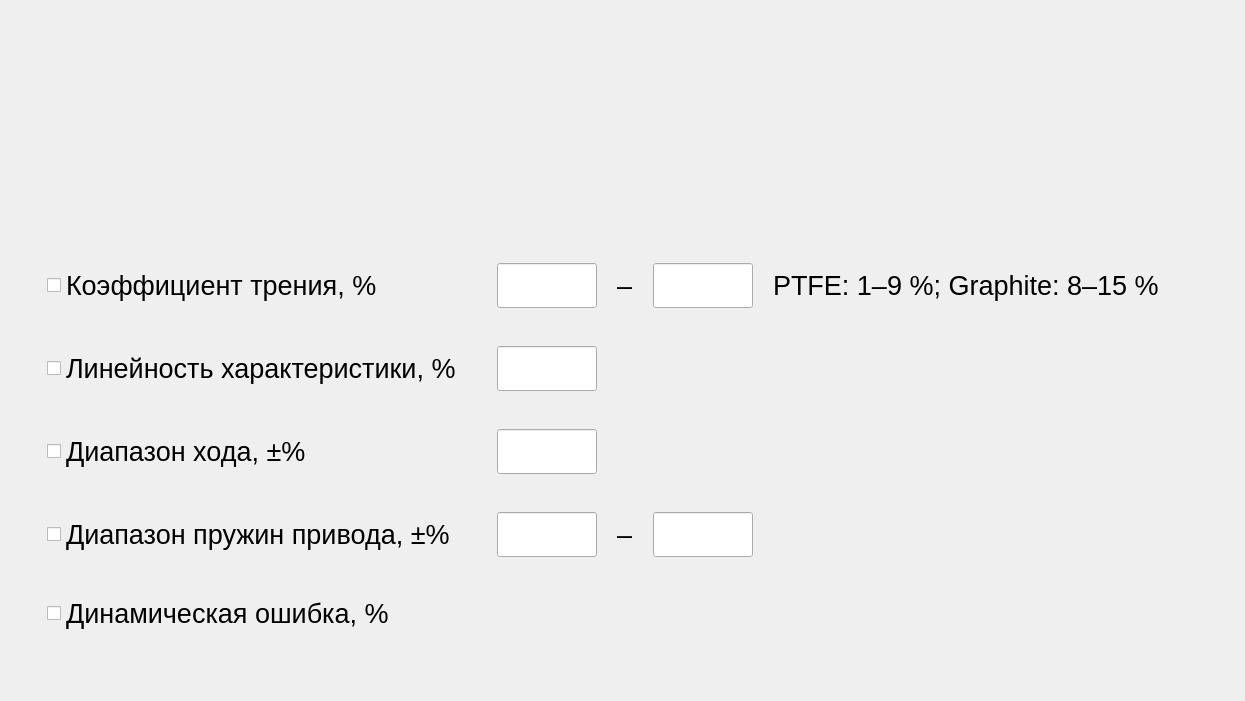
     <widget class="QWidget" name="tab_passFail">
      <attribute name="title">
       <string>Pass | Fail</string>
      </attribute>
      <layout class="QHBoxLayout" name="horizontalLayout_7">
       <item>
        <spacer name="horizontalSpacer_2">
         <property name="orientation">
          <enum>Qt::Orientation::Horizontal</enum>
         </property>
         <property name="sizeHint" stdset="0">
          <size>
           <width>18</width>
           <height>20</height>
          </size>
         </property>
        </spacer>
       </item>
       <item>
        <layout class="QVBoxLayout" name="verticalLayout_4">
         <item>
          <spacer name="verticalSpacer_2">
           <property name="orientation">
            <enum>Qt::Orientation::Vertical</enum>
           </property>
           <property name="sizeHint" stdset="0">
            <size>
             <width>20</width>
             <height>234</height>
            </size>
           </property>
          </spacer>
         </item>
         <item>
          <widget class="QWidget" name="widget_groupCrossingLimits" native="true">
           <layout class="QVBoxLayout" name="verticalLayout_3">
            <property name="spacing">
             <number>20</number>
            </property>
            <item>
             <widget class="QWidget" name="widget_crossingLimits_coefficientFriction" native="true">
              <property name="font">
               <font>
                <pointsize>20</pointsize>
               </font>
              </property>
              <layout class="QHBoxLayout" name="horizontalLayout_3">
               <property name="spacing">
                <number>20</number>
               </property>
               <item>
                <widget class="QCheckBox" name="checkBox_crossingLimits_coefficientFriction">
                 <property name="sizePolicy">
                  <sizepolicy hsizetype="Expanding" vsizetype="Fixed">
                   <horstretch>0</horstretch>
                   <verstretch>0</verstretch>
                  </sizepolicy>
                 </property>
                 <property name="minimumSize">
                  <size>
                   <width>430</width>
                   <height>0</height>
                  </size>
                 </property>
                 <property name="maximumSize">
                  <size>
                   <width>430</width>
                   <height>16777215</height>
                  </size>
                 </property>
                 <property name="font">
                  <font>
                   <pointsize>20</pointsize>
                  </font>
                 </property>
                 <property name="text">
                  <string>Коэффициент трения, %</string>
                 </property>
                </widget>
               </item>
               <item>
                <widget class="QLineEdit" name="lineEdit_crossingLimits_coefficientFriction_lower">
                 <property name="sizePolicy">
                  <sizepolicy hsizetype="Preferred" vsizetype="Fixed">
                   <horstretch>0</horstretch>
                   <verstretch>0</verstretch>
                  </sizepolicy>
                 </property>
                 <property name="minimumSize">
                  <size>
                   <width>100</width>
                   <height>0</height>
                  </size>
                 </property>
                 <property name="maximumSize">
                  <size>
                   <width>100</width>
                   <height>16777215</height>
                  </size>
                 </property>
                 <property name="font">
                  <font>
                   <pointsize>20</pointsize>
                  </font>
                 </property>
                 <property name="focusPolicy">
                  <enum>Qt::FocusPolicy::ClickFocus</enum>
                 </property>
                 <property name="styleSheet">
                  <string notr="true">padding: 5px 10px;</string>
                 </property>
                 <property name="alignment">
                  <set>Qt::AlignmentFlag::AlignCenter</set>
                 </property>
                </widget>
               </item>
               <item>
                <widget class="QLabel" name="label_crossingLimits_coefficientFriction_split">
                 <property name="font">
                  <font>
                   <pointsize>20</pointsize>
                  </font>
                 </property>
                 <property name="text">
                  <string>–</string>
                 </property>
                </widget>
               </item>
               <item>
                <widget class="QLineEdit" name="lineEdit_crossingLimits_coefficientFriction_upper">
                 <property name="sizePolicy">
                  <sizepolicy hsizetype="Preferred" vsizetype="Fixed">
                   <horstretch>0</horstretch>
                   <verstretch>0</verstretch>
                  </sizepolicy>
                 </property>
                 <property name="minimumSize">
                  <size>
                   <width>100</width>
                   <height>0</height>
                  </size>
                 </property>
                 <property name="maximumSize">
                  <size>
                   <width>100</width>
                   <height>16777215</height>
                  </size>
                 </property>
                 <property name="font">
                  <font>
                   <pointsize>20</pointsize>
                  </font>
                 </property>
                 <property name="focusPolicy">
                  <enum>Qt::FocusPolicy::ClickFocus</enum>
                 </property>
                 <property name="styleSheet">
                  <string notr="true">padding: 5px 10px;</string>
                 </property>
                 <property name="alignment">
                  <set>Qt::AlignmentFlag::AlignCenter</set>
                 </property>
                </widget>
               </item>
               <item>
                <widget class="QLabel" name="label_crossingLimits_coefficientFriction_info">
                 <property name="font">
                  <font>
                   <pointsize>20</pointsize>
                  </font>
                 </property>
                 <property name="text">
                  <string>PTFE: 1–9 %; Graphite: 8–15 %</string>
                 </property>
                </widget>
               </item>
               <item>
                <spacer name="horizontalSpacer_coefficientFriction">
                 <property name="font">
                  <font>
                   <pointsize>20</pointsize>
                  </font>
                 </property>
                 <property name="orientation">
                  <enum>Qt::Orientation::Horizontal</enum>
                 </property>
                 <property name="sizeHint" stdset="0">
                  <size>
                   <width>40</width>
                   <height>20</height>
                  </size>
                 </property>
                </spacer>
               </item>
              </layout>
             </widget>
            </item>
            <item>
             <widget class="QWidget" name="widget_crossingLimits_linearCharacteristic" native="true">
              <property name="font">
               <font>
                <pointsize>20</pointsize>
               </font>
              </property>
              <layout class="QHBoxLayout" name="horizontalLayout_2">
               <property name="spacing">
                <number>20</number>
               </property>
               <item>
                <widget class="QCheckBox" name="checkBox_crossingLimits_linearCharacteristic">
                 <property name="sizePolicy">
                  <sizepolicy hsizetype="Expanding" vsizetype="Fixed">
                   <horstretch>0</horstretch>
                   <verstretch>0</verstretch>
                  </sizepolicy>
                 </property>
                 <property name="minimumSize">
                  <size>
                   <width>430</width>
                   <height>0</height>
                  </size>
                 </property>
                 <property name="maximumSize">
                  <size>
                   <width>430</width>
                   <height>16777215</height>
                  </size>
                 </property>
                 <property name="font">
                  <font>
                   <pointsize>20</pointsize>
                  </font>
                 </property>
                 <property name="text">
                  <string>Линейность характеристики, %</string>
                 </property>
                </widget>
               </item>
               <item>
                <widget class="QLineEdit" name="lineEdit_crossingLimits_linearCharacteristic">
                 <property name="sizePolicy">
                  <sizepolicy hsizetype="Preferred" vsizetype="Fixed">
                   <horstretch>0</horstretch>
                   <verstretch>0</verstretch>
                  </sizepolicy>
                 </property>
                 <property name="minimumSize">
                  <size>
                   <width>100</width>
                   <height>0</height>
                  </size>
                 </property>
                 <property name="maximumSize">
                  <size>
                   <width>100</width>
                   <height>16777215</height>
                  </size>
                 </property>
                 <property name="font">
                  <font>
                   <pointsize>20</pointsize>
                  </font>
                 </property>
                 <property name="focusPolicy">
                  <enum>Qt::FocusPolicy::ClickFocus</enum>
                 </property>
                 <property name="styleSheet">
                  <string notr="true">padding: 5px 10px;</string>
                 </property>
                 <property name="alignment">
                  <set>Qt::AlignmentFlag::AlignCenter</set>
                 </property>
                </widget>
               </item>
               <item>
                <spacer name="horizontalSpacer_linearCharacteristic">
                 <property name="font">
                  <font>
                   <pointsize>20</pointsize>
                  </font>
                 </property>
                 <property name="orientation">
                  <enum>Qt::Orientation::Horizontal</enum>
                 </property>
                 <property name="sizeHint" stdset="0">
                  <size>
                   <width>40</width>
                   <height>20</height>
                  </size>
                 </property>
                </spacer>
               </item>
              </layout>
             </widget>
            </item>
            <item>
             <widget class="QWidget" name="widget_crossingLimits_range" native="true">
              <property name="font">
               <font>
                <pointsize>20</pointsize>
               </font>
              </property>
              <layout class="QHBoxLayout" name="horizontalLayout_4">
               <property name="spacing">
                <number>20</number>
               </property>
               <item>
                <widget class="QCheckBox" name="checkBox_crossingLimits_range">
                 <property name="sizePolicy">
                  <sizepolicy hsizetype="Expanding" vsizetype="Fixed">
                   <horstretch>0</horstretch>
                   <verstretch>0</verstretch>
                  </sizepolicy>
                 </property>
                 <property name="minimumSize">
                  <size>
                   <width>430</width>
                   <height>0</height>
                  </size>
                 </property>
                 <property name="maximumSize">
                  <size>
                   <width>430</width>
                   <height>16777215</height>
                  </size>
                 </property>
                 <property name="font">
                  <font>
                   <pointsize>20</pointsize>
                  </font>
                 </property>
                 <property name="text">
                  <string>Диапазон хода, ±%</string>
                 </property>
                </widget>
               </item>
               <item>
                <widget class="QLineEdit" name="lineEdit_crossingLimits_valveStroke">
                 <property name="sizePolicy">
                  <sizepolicy hsizetype="Preferred" vsizetype="Fixed">
                   <horstretch>0</horstretch>
                   <verstretch>0</verstretch>
                  </sizepolicy>
                 </property>
                 <property name="minimumSize">
                  <size>
                   <width>100</width>
                   <height>0</height>
                  </size>
                 </property>
                 <property name="maximumSize">
                  <size>
                   <width>100</width>
                   <height>16777215</height>
                  </size>
                 </property>
                 <property name="font">
                  <font>
                   <pointsize>20</pointsize>
                  </font>
                 </property>
                 <property name="focusPolicy">
                  <enum>Qt::FocusPolicy::ClickFocus</enum>
                 </property>
                 <property name="styleSheet">
                  <string notr="true">padding: 5px 10px;</string>
                 </property>
                 <property name="alignment">
                  <set>Qt::AlignmentFlag::AlignCenter</set>
                 </property>
                </widget>
               </item>
               <item>
                <spacer name="horizontalSpacer_crossingLimits_range">
                 <property name="font">
                  <font>
                   <pointsize>20</pointsize>
                  </font>
                 </property>
                 <property name="orientation">
                  <enum>Qt::Orientation::Horizontal</enum>
                 </property>
                 <property name="sizeHint" stdset="0">
                  <size>
                   <width>40</width>
                   <height>20</height>
                  </size>
                 </property>
                </spacer>
               </item>
              </layout>
             </widget>
            </item>
            <item>
             <widget class="QWidget" name="widget_crossingLimits_spring" native="true">
              <property name="font">
               <font>
                <pointsize>20</pointsize>
               </font>
              </property>
              <layout class="QHBoxLayout" name="horizontalLayout_5">
               <property name="spacing">
                <number>20</number>
               </property>
               <item>
                <widget class="QCheckBox" name="checkBox_crossingLimits_spring">
                 <property name="sizePolicy">
                  <sizepolicy hsizetype="Expanding" vsizetype="Fixed">
                   <horstretch>0</horstretch>
                   <verstretch>0</verstretch>
                  </sizepolicy>
                 </property>
                 <property name="minimumSize">
                  <size>
                   <width>430</width>
                   <height>0</height>
                  </size>
                 </property>
                 <property name="maximumSize">
                  <size>
                   <width>430</width>
                   <height>16777215</height>
                  </size>
                 </property>
                 <property name="font">
                  <font>
                   <pointsize>20</pointsize>
                  </font>
                 </property>
                 <property name="text">
                  <string>Диапазон пружин привода, ±%</string>
                 </property>
                </widget>
               </item>
               <item>
                <widget class="QLineEdit" name="lineEdit_crossingLimits_spring_lower">
                 <property name="sizePolicy">
                  <sizepolicy hsizetype="Preferred" vsizetype="Fixed">
                   <horstretch>0</horstretch>
                   <verstretch>0</verstretch>
                  </sizepolicy>
                 </property>
                 <property name="minimumSize">
                  <size>
                   <width>100</width>
                   <height>0</height>
                  </size>
                 </property>
                 <property name="maximumSize">
                  <size>
                   <width>100</width>
                   <height>16777215</height>
                  </size>
                 </property>
                 <property name="font">
                  <font>
                   <pointsize>20</pointsize>
                  </font>
                 </property>
                 <property name="focusPolicy">
                  <enum>Qt::FocusPolicy::ClickFocus</enum>
                 </property>
                 <property name="styleSheet">
                  <string notr="true">padding: 5px 10px;</string>
                 </property>
                 <property name="alignment">
                  <set>Qt::AlignmentFlag::AlignCenter</set>
                 </property>
                </widget>
               </item>
               <item>
                <widget class="QLabel" name="label_crossingLimits_spring">
                 <property name="font">
                  <font>
                   <pointsize>20</pointsize>
                  </font>
                 </property>
                 <property name="text">
                  <string>–</string>
                 </property>
                </widget>
               </item>
               <item>
                <widget class="QLineEdit" name="lineEdit_crossingLimits_spring_upper">
                 <property name="sizePolicy">
                  <sizepolicy hsizetype="Preferred" vsizetype="Fixed">
                   <horstretch>0</horstretch>
                   <verstretch>0</verstretch>
                  </sizepolicy>
                 </property>
                 <property name="minimumSize">
                  <size>
                   <width>100</width>
                   <height>0</height>
                  </size>
                 </property>
                 <property name="maximumSize">
                  <size>
                   <width>100</width>
                   <height>16777215</height>
                  </size>
                 </property>
                 <property name="font">
                  <font>
                   <pointsize>20</pointsize>
                  </font>
                 </property>
                 <property name="focusPolicy">
                  <enum>Qt::FocusPolicy::ClickFocus</enum>
                 </property>
                 <property name="styleSheet">
                  <string notr="true">padding: 5px 10px;</string>
                 </property>
                 <property name="alignment">
                  <set>Qt::AlignmentFlag::AlignCenter</set>
                 </property>
                </widget>
               </item>
               <item>
                <spacer name="horizontalSpacer_crossingLimits_spring">
                 <property name="font">
                  <font>
                   <pointsize>20</pointsize>
                  </font>
                 </property>
                 <property name="orientation">
                  <enum>Qt::Orientation::Horizontal</enum>
                 </property>
                 <property name="sizeHint" stdset="0">
                  <size>
                   <width>40</width>
                   <height>20</height>
                  </size>
                 </property>
                </spacer>
               </item>
              </layout>
             </widget>
            </item>
            <item>
             <widget class="QWidget" name="widget_crossingLimits_dinamicError" native="true">
              <property name="minimumSize">
               <size>
                <width>260</width>
                <height>0</height>
               </size>
              </property>
              <property name="font">
               <font>
                <pointsize>20</pointsize>
               </font>
              </property>
              <layout class="QHBoxLayout" name="horizontalLayout_6">
               <property name="spacing">
                <number>20</number>
               </property>
               <item>
                <widget class="QCheckBox" name="checkBox_crossingLimits_dinamicError">
                 <property name="sizePolicy">
                  <sizepolicy hsizetype="Expanding" vsizetype="Fixed">
                   <horstretch>0</horstretch>
                   <verstretch>0</verstretch>
                  </sizepolicy>
                 </property>
                 <property name="minimumSize">
                  <size>
                   <width>430</width>
                   <height>0</height>
                  </size>
                 </property>
                 <property name="maximumSize">
                  <size>
                   <width>430</width>
                   <height>16777215</height>
                  </size>
                 </property>
                 <property name="font">
                  <font>
                   <pointsize>20</pointsize>
                  </font>
                 </property>
                 <property name="text">
                  <string>Динамическая ошибка, %</string>
                 </property>
                </widget>
               </item>
               <item>
                <spacer name="horizontalSpacer_crossingLimits_dinamicError">
                 <property name="font">
                  <font>
                   <pointsize>20</pointsize>
                  </font>
                 </property>
                 <property name="orientation">
                  <enum>Qt::Orientation::Horizontal</enum>
                 </property>
                 <property name="sizeHint" stdset="0">
                  <size>
                   <width>40</width>
                   <height>20</height>
                  </size>
                 </property>
                </spacer>
               </item>
              </layout>
             </widget>
            </item>
           </layout>
          </widget>
         </item>
         <item>
          <spacer name="verticalSpacer">
           <property name="orientation">
            <enum>Qt::Orientation::Vertical</enum>
           </property>
           <property name="sizeHint" stdset="0">
            <size>
             <width>20</width>
             <height>40</height>
            </size>
           </property>
          </spacer>
         </item>
        </layout>
       </item>
       <item>
        <spacer name="horizontalSpacer_4">
         <property name="orientation">
          <enum>Qt::Orientation::Horizontal</enum>
         </property>
         <property name="sizeHint" stdset="0">
          <size>
           <width>17</width>
           <height>20</height>
          </size>
         </property>
        </spacer>
       </item>
      </layout>
     </widget>
